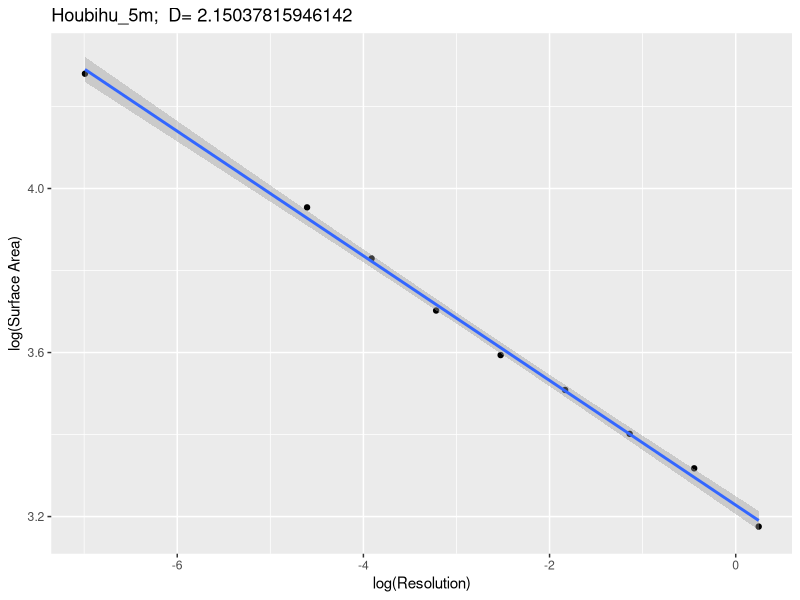
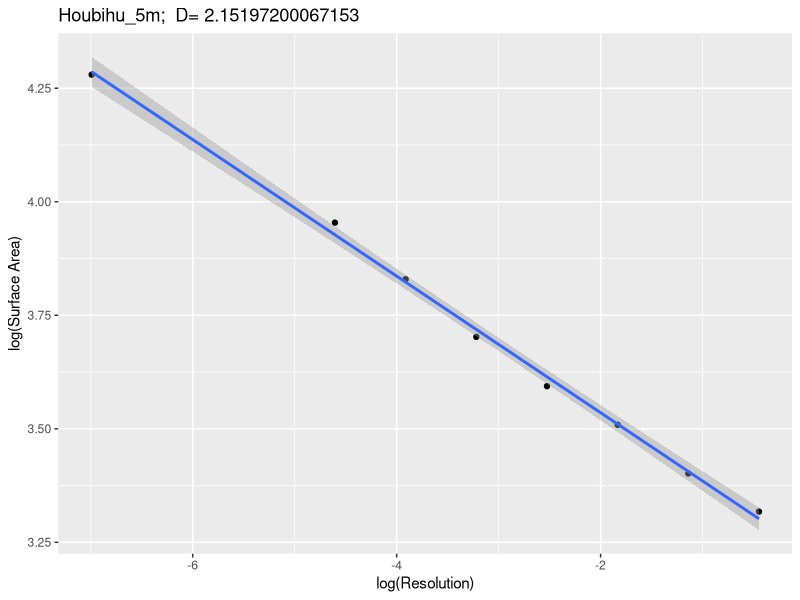

R code for these plots, in order:
setwd("~/Photogrammetry_Models/Houbihu_2022Kenting")
SA.data<-data.frame()
resolution<-c(0.09197660818713450197, 1,2,4,8,16,32,64,128)
SurfaceArea<-c(72.232597, 
               52.142888,46.030649,
               40.545429,   36.371377,
               33.404828,   30.013861,
               27.595310,   23.941212)
PlanAreaCalc<-c(   32.087224,
                   31.983836, 31.870331,
                   31.642130, 31.196224,
                   30.297351, 28.587016,
                   25.276941, 19.258621)
NullArea<-c( 7.743537,
             7.744112,   7.780971,
             7.741504,  7.853018,
             7.612917,  7.723510,
             6.820762, 6.419540)
PlanArea<-PlanAreaCalc-NullArea
SA.data<-data.frame(resolution=resolution, 
                    SurfaceArea=SurfaceArea, 
                    PlanArea=PlanArea)
SA.data$SurfaceComplexity<-
  SA.data$SurfaceArea/SA.data$PlanArea

SA.data$LogSA<-log(SurfaceArea)
SA.data$LogRES<-log(resolution/100)

lmSA128<-lm(LogSA~LogRES, data=SA.data)
lmSA64<-lm(LogSA[1:8]~LogRES[1:8], data=SA.data)
FD128<-2-lmSA64$coefficients[2]
FD64<-2-lmSA128$coefficients[2]
library(ggplot2)

FD128Plot<-ggplot(SA.data, aes(x=LogRES, 
                               y=LogSA))+
  geom_point()+
  geom_smooth(method='lm')+
  xlab('log(Resolution)')+
  ylab('log(Surface Area)')+
  ggtitle(paste('Houbihu_5m; ', 'D=',FD128))

FD64Plot<-ggplot(SA.data[1:8, ], aes(x=LogRES, 
                                     y=LogSA))+
  geom_point()+
  geom_smooth(method='lm')+
  xlab('log(Resolution)')+
  ylab('log(Surface Area)')+
  ggtitle(paste('Houbihu_5m; ', 'D=',FD64))


#SurfCompHighRes<-72.549800/(31.831487-7.515280)
ggsave('HBH_FD128result.png', FD128Plot, dpi=1000)
ggsave('HBH_FD64result.png', FD64Plot, dpi=1000)
write.csv(SA.data, 'HBH_SA.csv')
